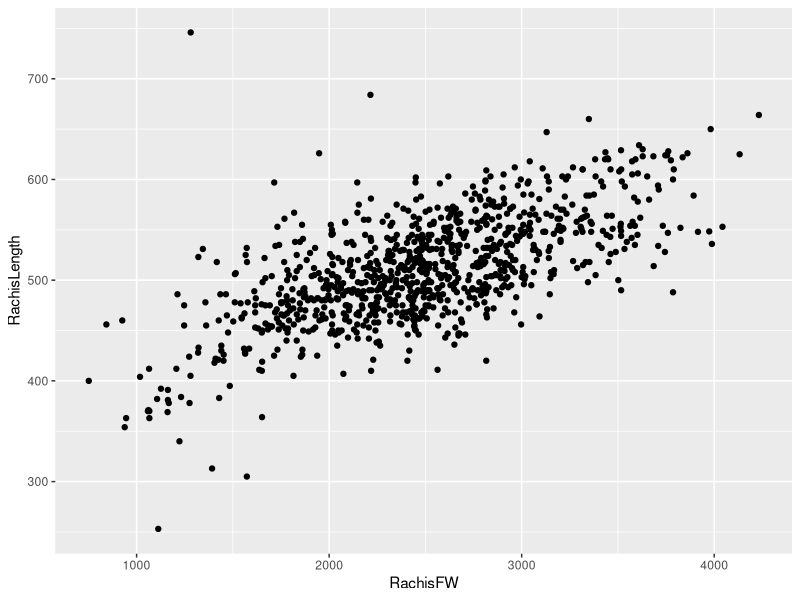
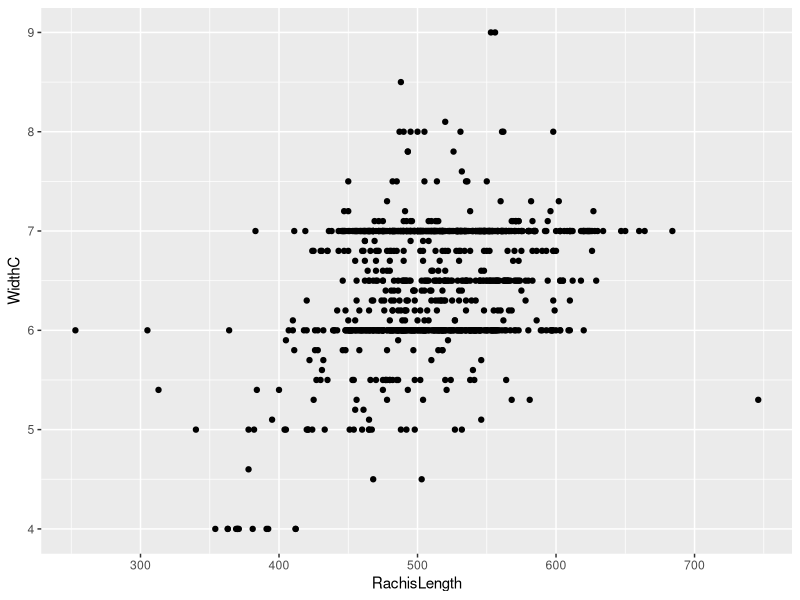
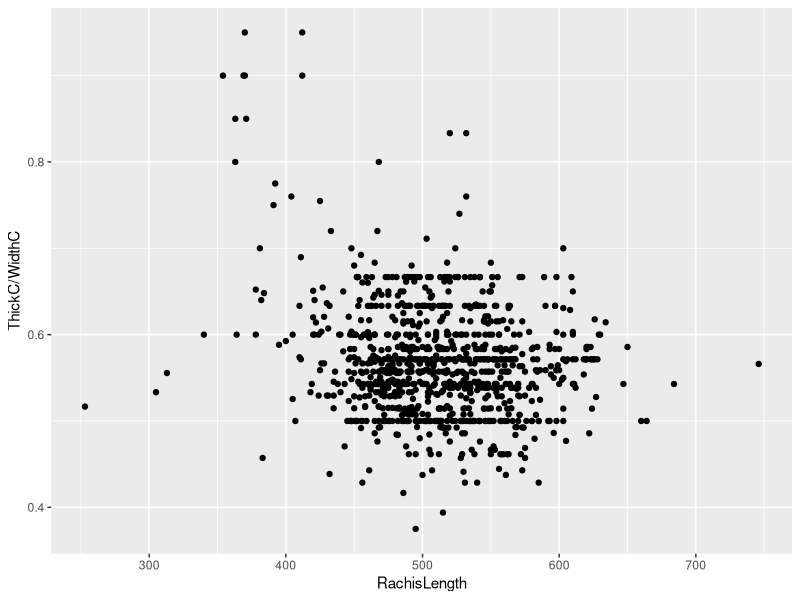

Source code (R) for these figures, in order:
##----------------------------------------------##
# Script to estimate vegetative growth with plant age
#----------------------------------------------##

# Load packages -----------------------------------------------------------

packs <- c("lubridate", "stringr", 'tidyverse','viridis','data.table')
InstIfNec<-function (pack) {
  if (!do.call(require,as.list(pack))) {
    do.call(install.packages,as.list(pack))  }
  do.call(require,as.list(pack)) }
lapply(packs, InstIfNec)


# load data ---------------------------------------------------------------

don_raw=data.table::fread('0-data/VegetativeGrowth.csv')

don=don_raw%>%
  tidyr::gather(key = 'MAP',value ='Measurement', contains('MAP'))%>%
  mutate(MAP=as.numeric(str_remove(MAP,'MAP_')))


# var='StemHeight'
# var='FrondLength'
# # var='CollarGirth'
# don%>%
#   filter(Variable==var)%>%
#   ggplot(aes(x=MAP,y=Measurement))+
#   geom_point()+
#   ylab(var)

# model Stem height---------------------------------------------------------------------
#' Stem height

stem_height=function(X,slope1,slope2,breakMAP){
  int=breakMAP*(slope1-slope2)
  ifelse(X<breakMAP,slope1*X,slope2*X+int)
}

MAP_sim=seq(0,600,1)
breakMAP=5*12

donStem=don%>%filter(Variable=='StemHeight')

modStem=nls(data = don%>%
      filter(Variable=='StemHeight'),
    formula =
      Measurement ~ stem_height(X= MAP, slope1= slope1,slope2=slope2,breakMAP=breakMAP),
    start= c(slope1= 1,slope2=1),trace = F)

# ### verif
# donStemSim=data.frame(MAP=MAP_sim)%>%
#   mutate(sim=stem_height(X = MAP,slope1= coef(modStem)['slope1'],slope2=coef(modStem)['slope2'],breakMAP=breakMAP))
#   
# ggplot()+
#   geom_point(data=donStem,aes(x=MAP,y=Measurement))+
#   geom_line(data=donStemSim,aes(x=MAP,y=sim,col='sim'))



# model rachis length -----------------------------------------------------
sigmo=function(x,max,slp,infl){
  max/(1+exp(4*slp*(infl-x)))
}

donRac=don%>%filter(Variable=='FrondLength')%>%
  mutate(nbLeavesEmitted=2.16*MAP)

modRac=nls(data = donRac,
           formula =
             Measurement ~ sigmo(x= nbLeavesEmitted, max=max,slp=slp,infl=infl),
           start= c(max=700,slp=0.01,infl=150),trace = F)

# ### verif
# donRacSim=data.frame(nbLeavesEmitted=MAP_sim)%>%
#   mutate(sim=sigmo(x=nbLeavesEmitted,max=coef(modRac)['max'],slp=coef(modRac)['slp'],infl=coef(modRac)['infl']))
# 
# ggplot()+
#   geom_point(data=donRac,aes(x=nbLeavesEmitted,y=Measurement))+
#   geom_line(data=donRacSim,aes(x=nbLeavesEmitted,y=sim,col='sim'))
# 


# ratio length weight -----------------------------------------------------

rat=fread("0-data/LeafMorpho.csv")


rat%>%
  ggplot(aes(x=RachisFW,y=RachisLength))+
  geom_point()


rat%>%
  ggplot(aes(x=RachisLength,y=WidthC))+
  geom_point()

rat%>%
  ggplot(aes(x=RachisLength,y=ThickC/WidthC))+
  geom_point()

lm(data = rat,RachisLength~RachisFW)
